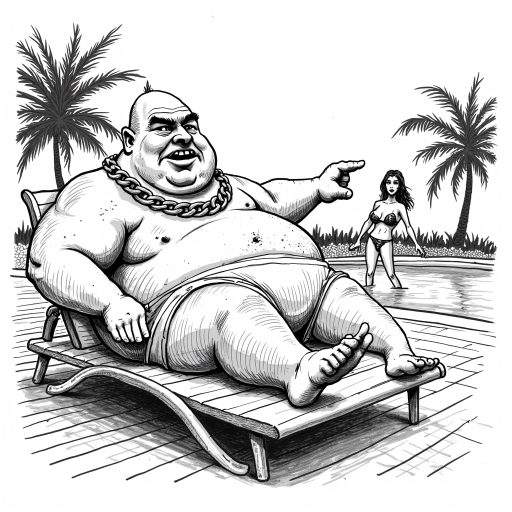
#> input picture projects/stripe/render_test/panel1.png, 1024 x 1024 px, found by its file name (shown at 1/2 size); its folder holds 4 pictures in this run
$ python compose_stripe.py
#> lines starting #> are read from the running program, lines starting #| are printed output that depends on the picture
#!/usr/bin/env python3
"""Composite the 5 rendered STRIPE panels into a finished strip with title card + dialogue
balloons, using the committed strip_compositor (run locally for the Windows comic fonts)."""
import sys
sys.path.insert(0, r"C:/Users/bradu/Documents/ilyrium-autostudio/apps/satirist")
from satirist import strip_compositor as sc
from PIL import Image

PD = r"C:/Users/bradu/Documents/ilyrium-autostudio/projects/stripe/render_test"
comic = {"title": "STRIPE", "panels": [
    {"n": 1, "dialogue": "STRIPE: The Gulfstream's in for a refit, doll. The hardship is real."},
    {"n": 2, "dialogue": "STRIPE: Twelve bedrooms. Built it all on refurbished mattresses, baby."},
    {"n": 3, "dialogue": "STRIPE: Boca? Aspen? The Shore?! A man can't be three places at once!"},
    {"n": 4, "dialogue": "LADY: ...is that a stripe?"},
    {"n": 5, "dialogue": "STRIPE: They simply cannot resist the Stripe."},
]}
imgs = {n: Image.open(f"{PD}/panel{n}.png") for n in range(1, 6)}
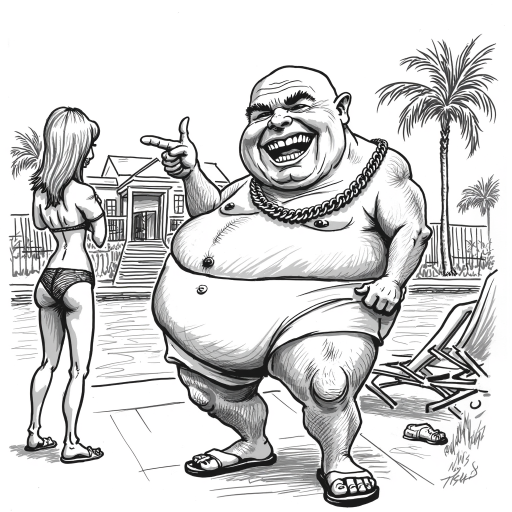
#> input picture projects/stripe/render_test/panel2.png, 1024 x 1024 px, found by its file name (shown at 1/2 size)
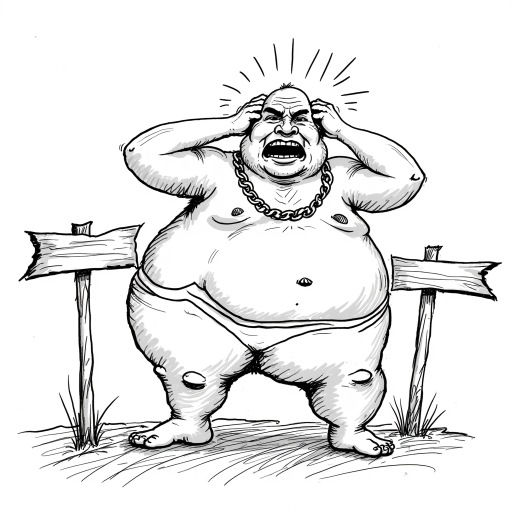
#> input picture projects/stripe/render_test/panel3.png, 1024 x 1024 px, found by its file name (shown at 1/2 size)
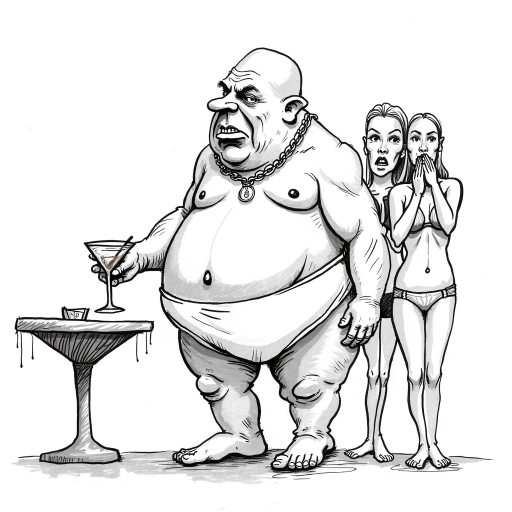
#> input picture projects/stripe/render_test/panel4.png, 1024 x 1024 px, found by its file name (shown at 1/2 size)
#> (the run stopped early here; a loop or call above may not have finished)
